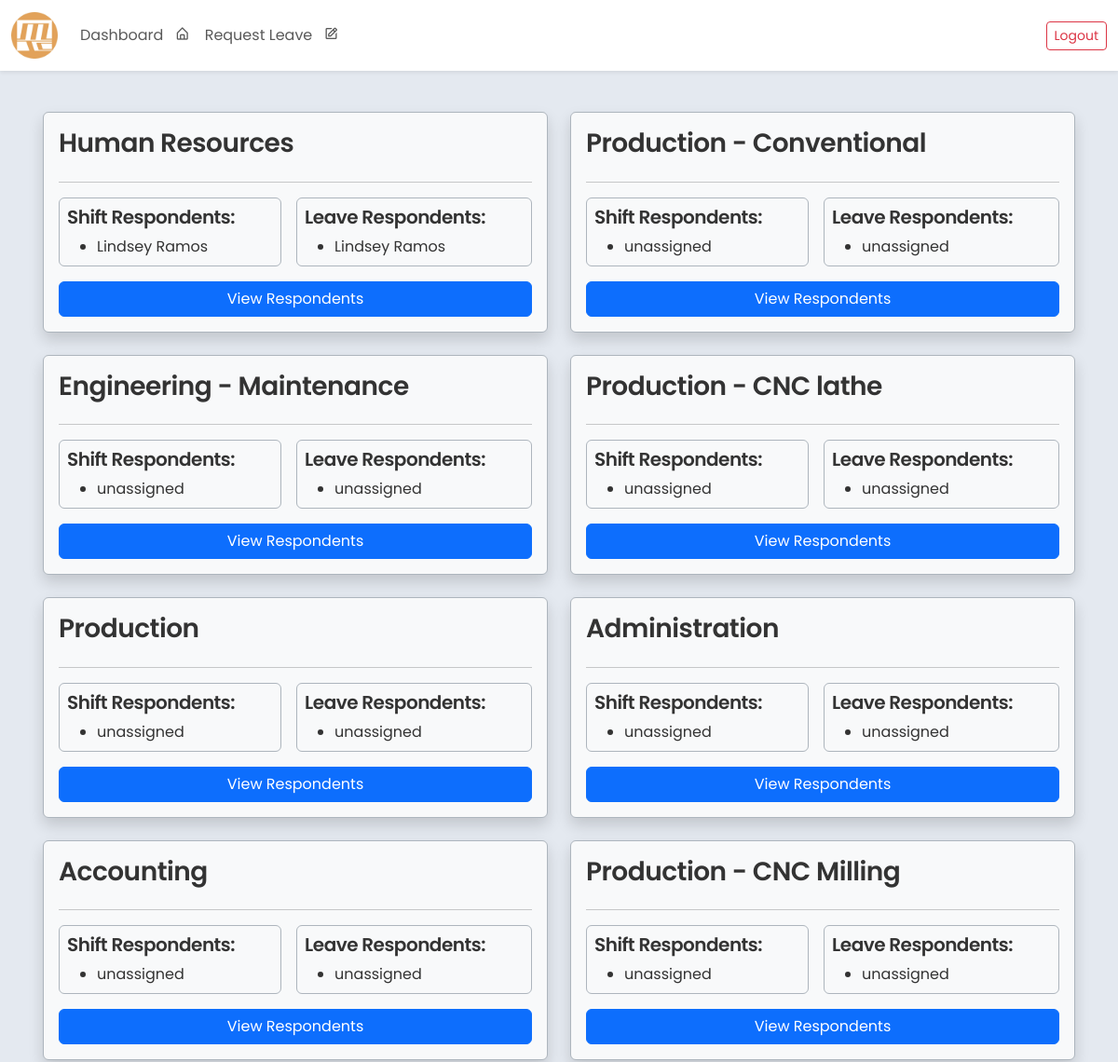
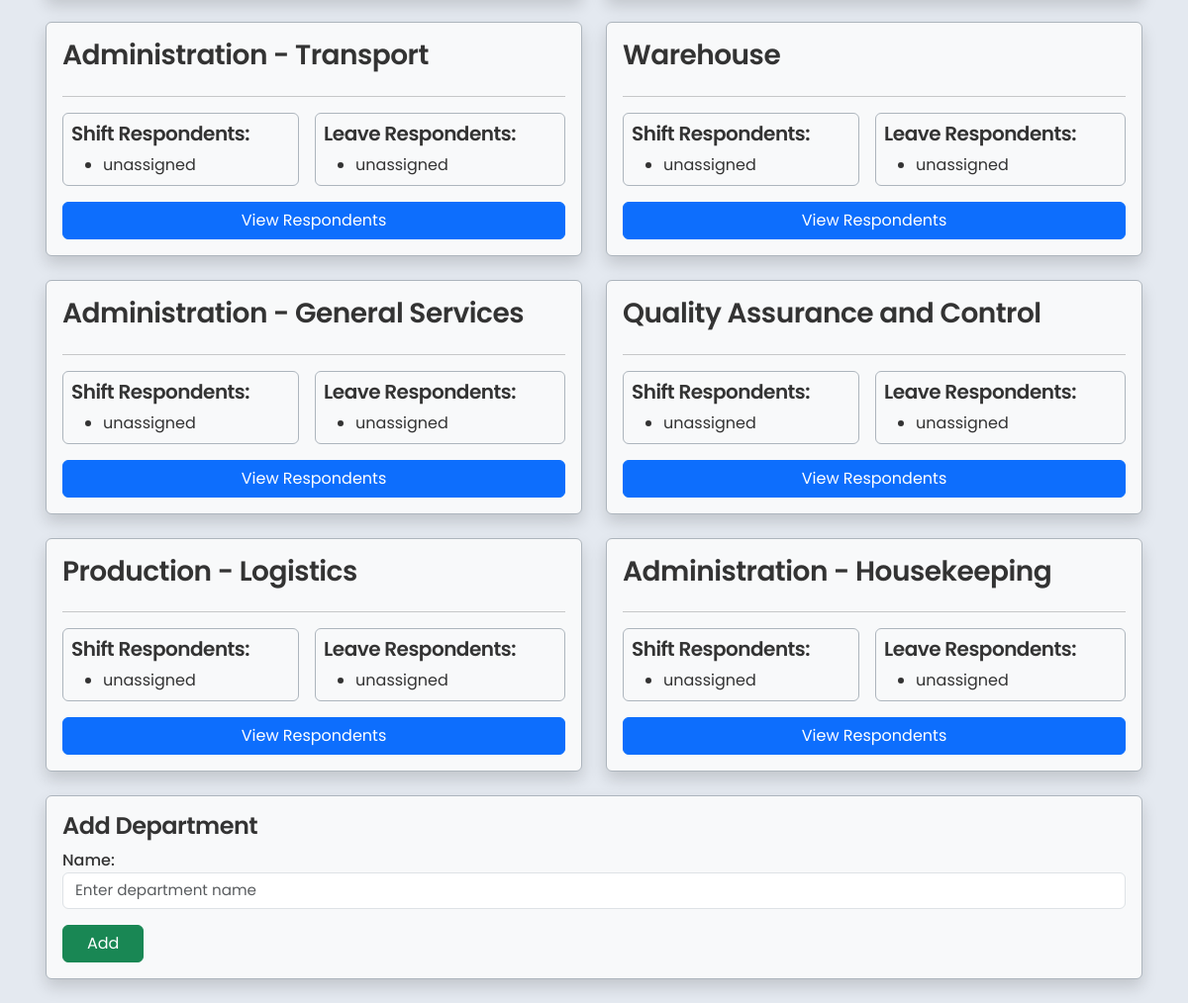
Screenshot of /employee/view_dep/ (signed in) with the database file from the repository (2 pictures, top to bottom).
### core/models.py (models this page shows, shortened)
class Department(models.Model):
    name = models.CharField(max_length=255, unique=True)
    leave_respondents = models.ManyToManyField(
        'Employee',
        related_name='leave_departments',
        blank=True,
        limit_choices_to={'department__isnull': False}
    )
    shift_respondents = models.ManyToManyField(
        'Employee',
        related_name='shift_departments',
        blank=True,
        limit_choices_to={'department__isnull': False}
    )

class Employee(models.Model):
    SEX_CHOICES = [
        ('Male', 'Male'),
        ('Female', 'Female'),
        ('Other', 'Prefer not to Say'),
    ]
    ROLE_CHOICES = [
        ('Regular Employee', 'Regular Employee'),
        ('Department Head', 'Department Head'),
        ('Admin(HR)', 'Admin(HR)'),
        ('Supervisor', 'Supervisor'),
        ('President', 'President')
    ]
    employee_id = models.AutoField(primary_key=True)
    company_id = models.CharField(max_length=20, blank=False, unique=True)
    first_name = models.CharField(max_length=100, blank=False)
    middle_name = models.CharField(max_length=100, blank=True, null=True)
    last_name = models.CharField(max_length=100, blank=False)
    sex = models.CharField(max_length=20, choices=SEX_CHOICES, blank=False)
    role = models.CharField(max_length=20, choices=ROLE_CHOICES, default='Regular Employee', blank=False)
    department = models.ForeignKey(
        Department,
        related_name="employees",
        on_delete=models.SET_NULL,
        null=True,
        blank=True
    )
    contact_number = models.CharField(max_length=15, blank=False)
    date_employed = models.DateField()
    leave_credits = models.IntegerField(default=0, blank=False)
    leave_credits2 = models.IntegerField(default=0, blank=False)
    user_account = models.OneToOneField(User, on_delete=models.SET_NULL, null=True, blank=True, related_name='employee')
    class Meta:
        ordering = ['last_name', 'first_name']
        verbose_name = 'Employee'
        verbose_name_plural = 'Employees'
        db_table = 'employee_table'
        constraints = [
            models.CheckConstraint(
                check=models.Q(leave_credits__gte=0),
                name='positive_leave_credits',
            ),
        ]

### core/views.py (the view)
# urls.py: path('employee/view_dep/', views.view_departments, name='view_department_list'),
def view_departments(request):
    if request.method == 'POST':
        form = DepartmentCreateForm(request.POST)
        if form.is_valid():
            form.save()
            return redirect('view_department_list')  # Replace with your actual URL name
    else:
        form = DepartmentCreateForm()
    departments = Department.objects.all()
    return render(request, 'view_department_list.html', {
        'form': form,
        'departments': departments
    })

### core/forms.py
class DepartmentCreateForm(forms.ModelForm):
    class Meta:
        model = Department
        fields = ['name']
        widgets = {
            'name': forms.TextInput(attrs={
                'class': 'form-control',
                'placeholder': 'Enter department name'
            })
        }

### core/templates/view_department_list.html (shortened to what this page needs)
{% extends "base.html" %}
{% load static %}
{% block content %}
<div class="container px-3">
    <div class="row g-4">
        {% for department in departments %}
            <div class="col-12 col-md-6 ">
                <div class="d-flex flex-column border border-dark-subtle p-3 rounded shadow h-100 bg-light">
                    <h3>{{ department.name }}</h3>
                    <hr>
                    <div class="d-flex flex-column flex-md-row gap-3">
                        <div class="flex-fill border border-dark-subtle rounded p-2">
                            <h5>Shift Respondents:</h5>
                            {% if department.shift_respondents.exists %}
                                <ul class="mb-0">
                                    {% for respondent in department.shift_respondents.all %}
                                        <li>{{ respondent.first_name }} {{ respondent.last_name }}</li>
                                    {% endfor %}
                                </ul>
                            {% else %}
                                <ul class="mb-0">
                                    <li>unassigned</li>
                                </ul>
                            {% endif %}
                        </div>
                        <div class="flex-fill border border-dark-subtle rounded p-2">
                            <h5>Leave Respondents:</h5>
                            {% if department.leave_respondents.exists %}
                                <ul class="mb-0">
                                    {% for respondent in department.leave_respondents.all %}
                                        <li>{{ respondent.first_name }} {{ respondent.last_name }}</li>
                                    {% endfor %}
                                </ul>
                            {% else %}
                                <ul class="mb-0">
                                    <li>unassigned</li>
                                </ul>
                            {% endif %}
                        </div>
                    </div>
                    <a href="{% url 'department_respondents' department.id %}" class="btn btn-primary align-self-end mt-3 w-100">
                        View Respondents
                    </a>
                </div>
            </div>
        {% endfor %}
        <div class="col-12">
            <div class="border border-dark-subtle rounded shadow p-3 bg-light">
                <h4>Add Department</h4>
                <form method="post" novalidate>
                    <div class="mb-3">
                        {{ form.name.label_tag }}
                        {{ form.name }}
                    </div>
                    <button type="submit" class="btn btn-success px-4">Add</button>
                </form>
            </div>
        </div>
    </div>
</div>
{% endblock %}

### core/templates/base.html (style rules this page uses)
body { font-family: 'Poppins', sans-serif; font-size: 1rem; color: #333; background-color:rgb(228, 233, 240); }
h1, h2, h3, h4, h5, h6 { font-weight: 600; letter-spacing: -0.5px; }
label { font-weight: 500; }
.form-control { font-size: 0.95rem; }

### rows the page displays
Department: name "Human Resources"
Employee: first_name "Lindsey", last_name "Ramos"
Department: name "Production - Conventional", shows "unassigned"
Department: name "Engineering - Maintenance", shows "unassigned"
Department: name "Production - CNC lathe", shows "unassigned"
Department: name "Production", shows "unassigned"
Department: name "Administration", shows "unassigned"
Department: name "Accounting", shows "unassigned"
Department: name "Production - CNC Milling", shows "unassigned"
Department: name "Administration - Transport", shows "unassigned"
Department: name "Warehouse", shows "unassigned"
Department: name "Administration - General Services", shows "unassigned"
Department: name "Quality Assurance and Control", shows "unassigned"
Department: name "Production - Logistics", shows "unassigned"
Department: name "Administration - Housekeeping", shows "unassigned"
